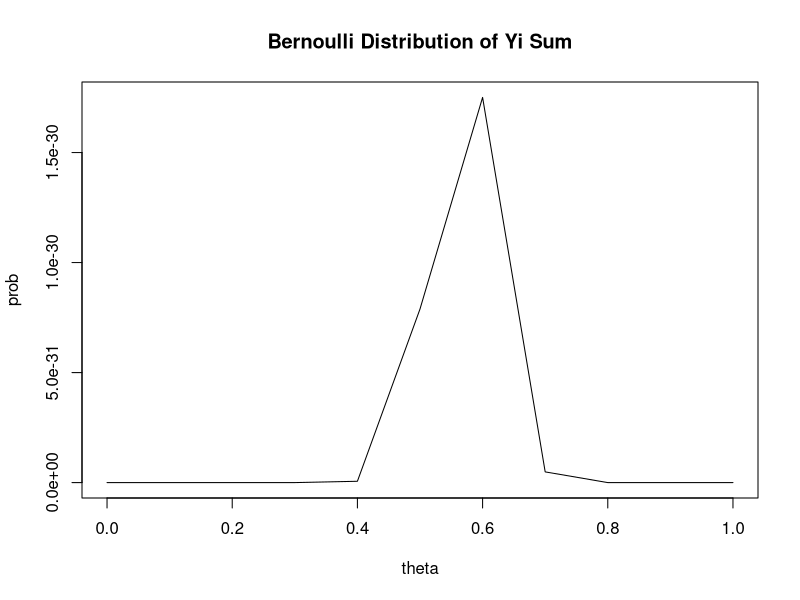
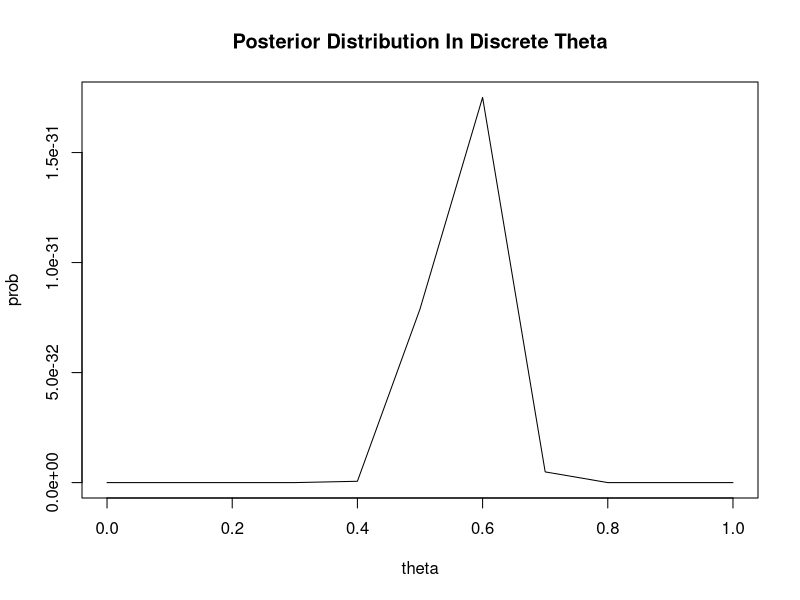
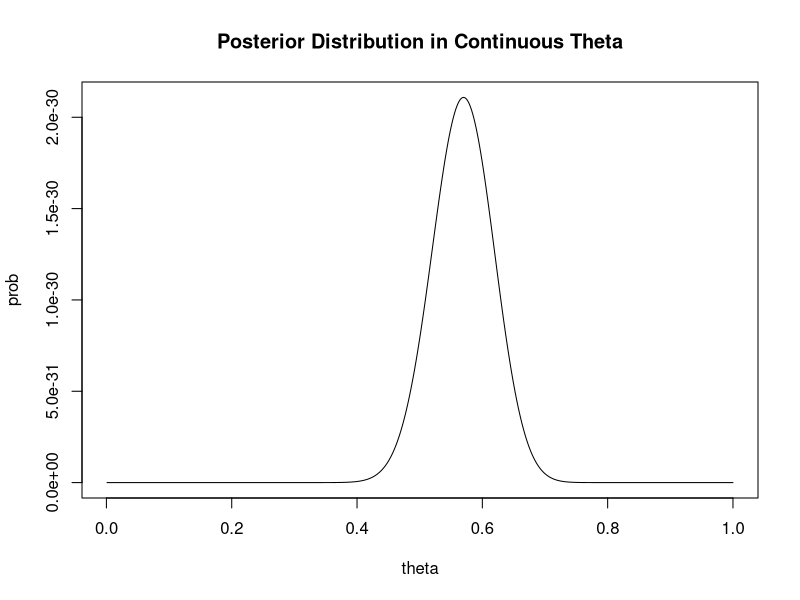
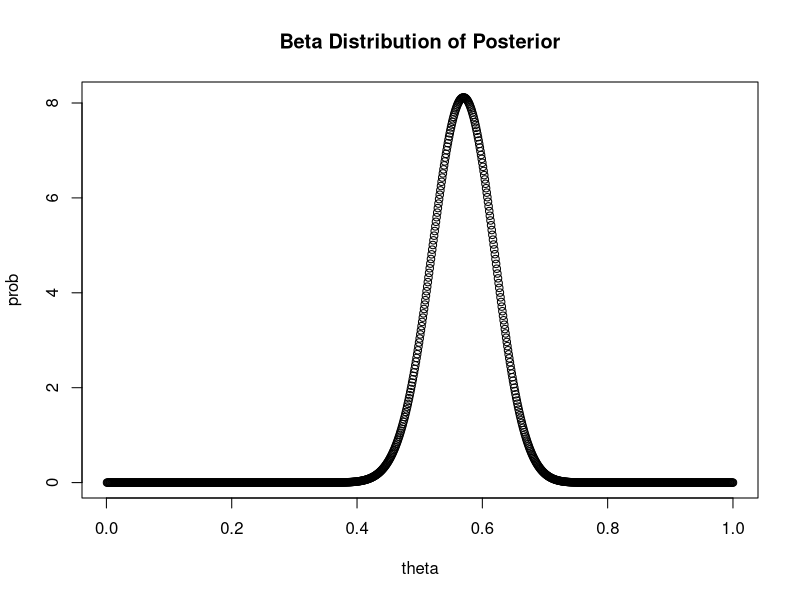
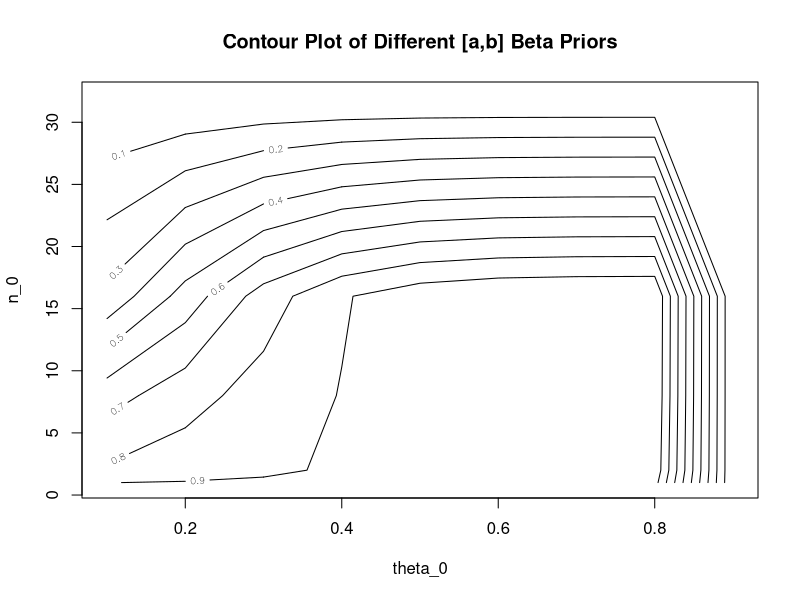

Write the R code that produced these figures, in order.
## Problem 5
# setup and initialize variables
require("graphics")
theta<-seq(0,1,length=11)
yi_sum <- 57
N <- 100

# ii) loop every value of theta and plot probabilities as a function of theta
prob<-theta^57 * (1-theta)^(N-57)
plot(theta, prob, type='l')
title('Bernoulli Distribution of Yi Sum')

# iii) Posterior Distribution 
prob <- 1/10 * theta^57 * (1-theta)^(N-57)
plot(theta, prob, type='l')
title('Posterior Distribution In Discrete Theta')

# iv) Plot Posterior density
theta <- 1:1000/1000
prob<-theta^57 * (1-theta)^(N-57)
plot(theta, prob, type='l')
title('Posterior Distribution in Continuous Theta')

# v) Posterior Distribution as function of theta
prob <- dbeta(theta, 1+57, 1+100-57)
plot(theta, prob)
title('Beta Distribution of Posterior')


## Problem 6:
theta_0 <- seq(0.1, 0.9, 0.1)
ptheta <- 0.5
n_0 <-c(1, 2, 8, 16, 32)
probs <- matrix(0, length(theta_0), length(n_0))

theta_index <- 0
for (theta in theta_0) {
  
  n_index <- 0
  for (n in n_0) {
    a <- theta*n
    b <- (1-theta)*n
    
    # Compute Pr(theta > 0.5 | Sum(Yi) = 57) and plot contours
    probs[theta_index, n_index] <- 1-pbeta(ptheta, a+yi_sum, b+N-yi_sum)

    n_index <- n_index + 1
  }
  theta_index <- theta_index+1
}
contour(theta_0, n_0, probs)
title(main="Contour Plot of Different [a,b] Beta Priors", xlab = "theta_0", ylab = "n_0")


